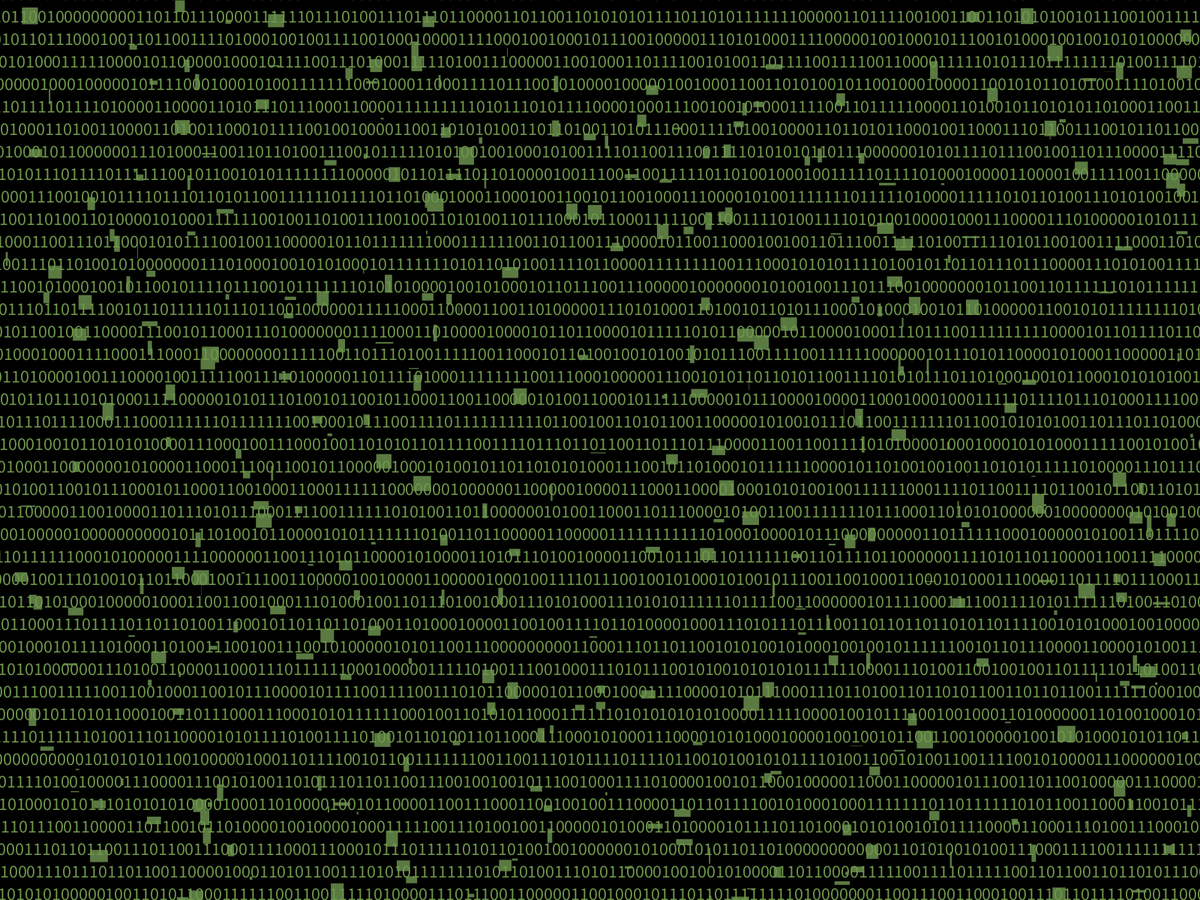
Frame 1 (no input)
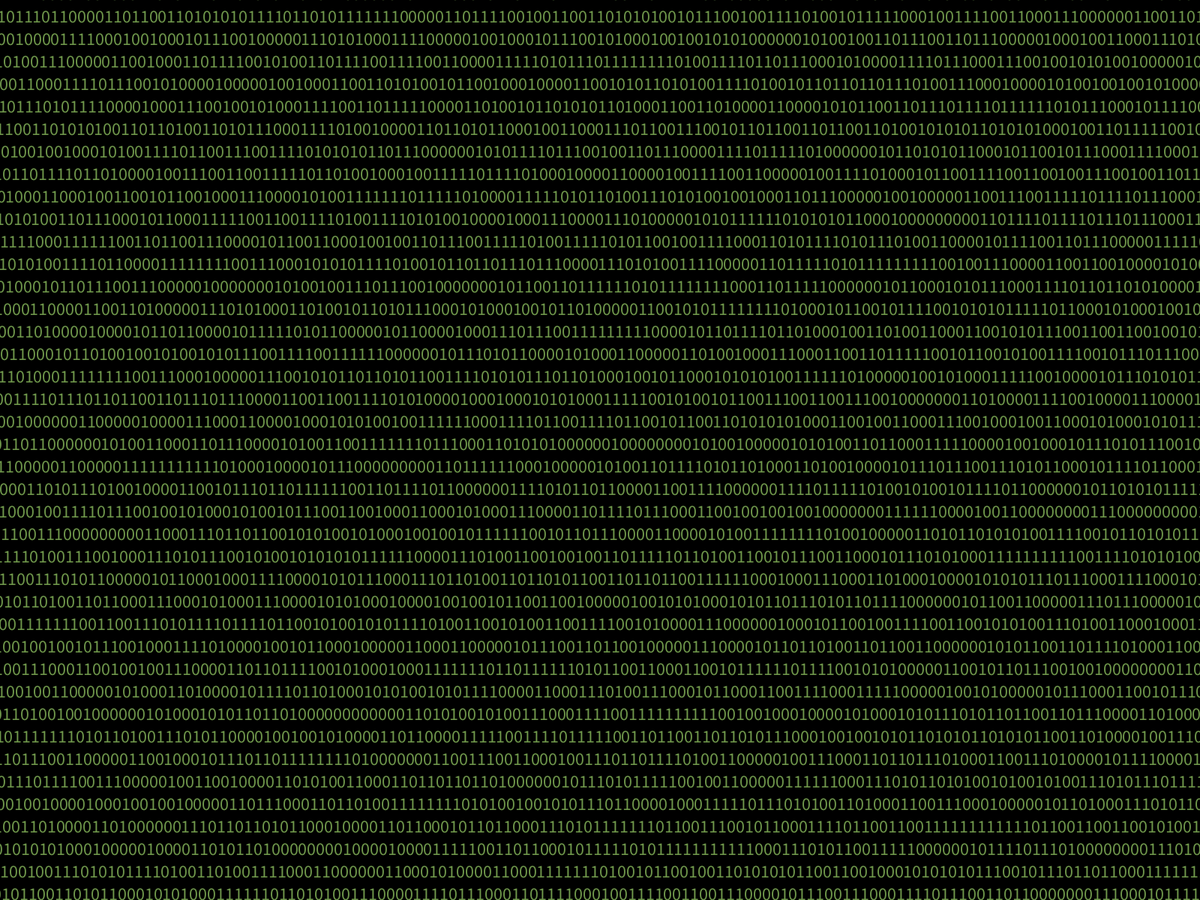
Frame 60 (the mouse pressed at the canvas centre just before this capture)
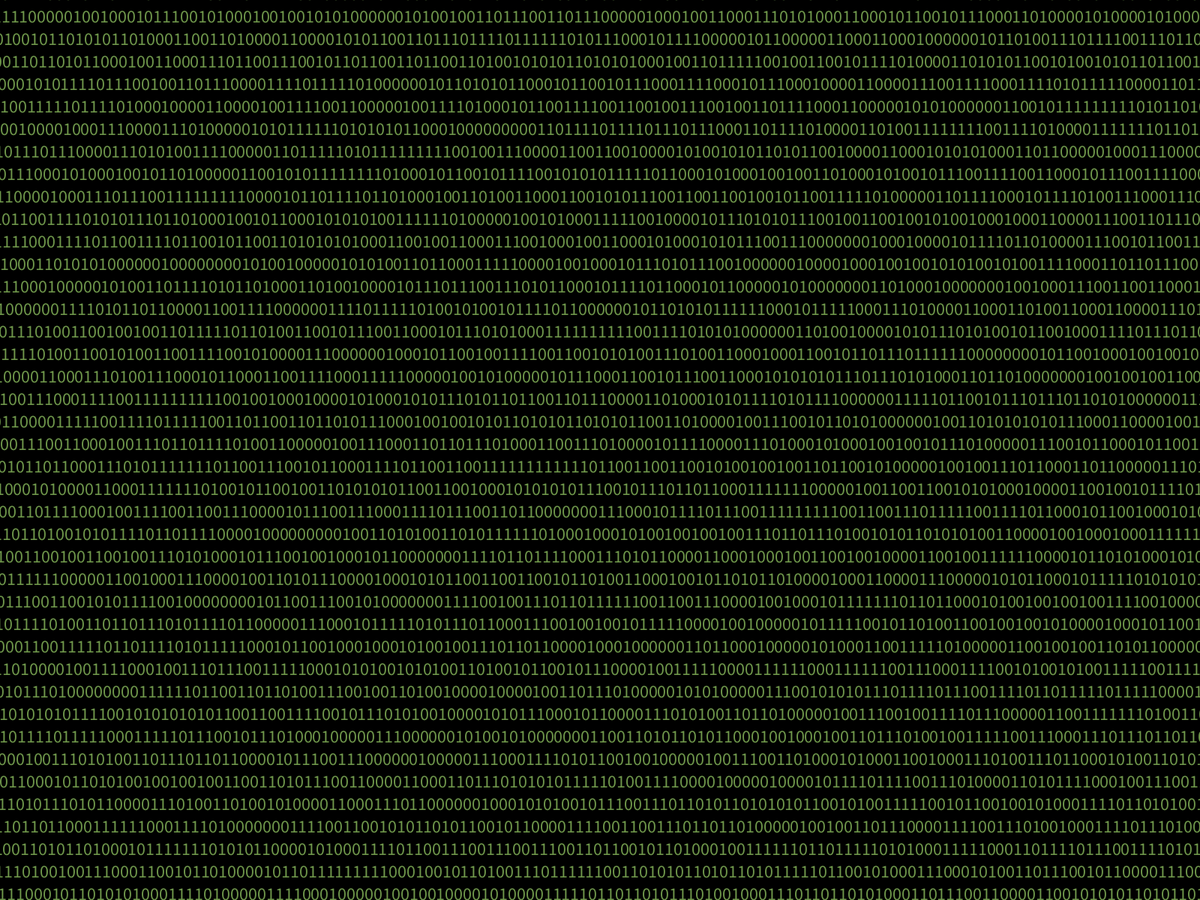
Frame 120 (the mouse held since frame 60 and released just before this capture)

The Processing sketch that drew these frames (run headless with seeded random() and noise(); from frame 60 on, the mouse is pressed at the canvas centre):

// Processing sketch: matrix_mauybe
// ── matrix_mauybe.pde
int modif = int(random(-6, 10));
ArrayList lines;

void setup() {
  fullScreen();
  noCursor();
  lines=new ArrayList();
}
void draw() {
  background(0);
  if (lines.size() < 1){
    for  (int i=0; i<(height/30)+1; i++){
      lines.add(new Line());
    }
  }
  noStroke();
  fill(modif*10+50, modif*18+50, modif*4+50);
  if (modif!=0) {
    for (int i=0; i<90*modif; i++) {
      rect(abs(random(width)), abs(random(height)), random(6*modif), random(6*modif));
    }
  }
  fill(110,150,74);
  for (int i=0; i<lines.size(); i++) {
    Line s = (Line) lines.get(i);
    s.textY= i*30;
    s.run();
    if (s.text.length() < 1){
      lines.remove(i);
      lines.add(new Line());
    }
  }
  modif = int(random(-6, 6));
}

class Line{
  int textX;
  int textY;
  String text="";
  int speed;
  
  Line() {
    speed = int(random(9,12));
    textX=int(random(-width,0));
    textY=0;
    for (int i = 0; i<400; i++){
      text+=int(random(2));
    }
  }
  
  void run(){
     textX-=speed;
     textSize(24);
     text(text,textX,textY);
     if (textX < -2000){
       text="";
     }
  }
}
